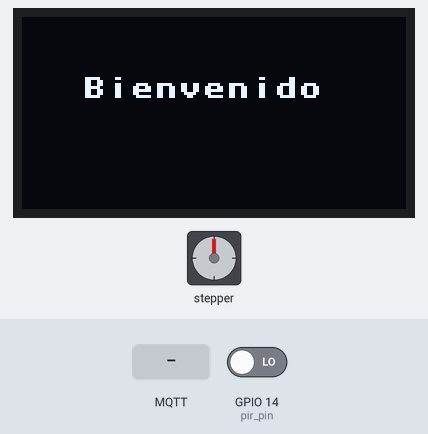
The program below on a simulated ESP32 board running MicroPython. Shown: 128×64 one-colour display, stepper motor. The inputs (shaded band) are chosen by the test bench; at power-on: GPIO 14 (pir_pin) LOW. WiFi joins after 1.5 s; no MQTT or app messages arrive unless stated; the stepper is drawn at 2048 steps a turn; what the program prints to the serial console is not drawn.

Above: at 2.9 s.
3.0 s: MQTT message "on" arrives on the first subscribed topic
4.5 s: GPIO 14 (pir_pin) driven HIGH
At 5.89 s:
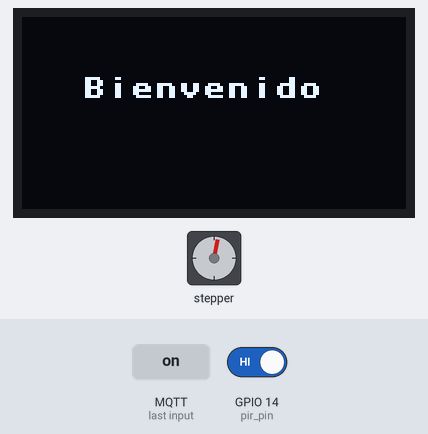
At 21.5 s:
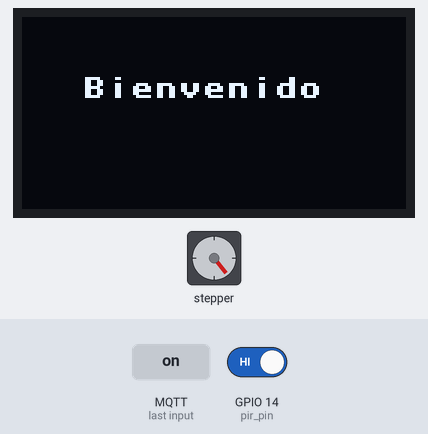
Timing chart, 0 to 22.1 s (numbered marks = the images above; inputs shaded):
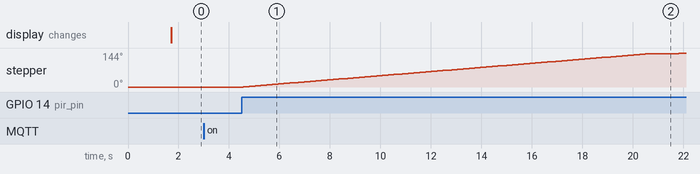

Measured:
- after the input at 3.0 s, every drawn part: stays the same
- after the input at 4.5 s, stepper: turns 141° clockwise in 16.0 s, then 3° clockwise in 0.23 s

The program:

mostrador_giratorio.py
```python
from machine import Pin, I2C
from ssd1306 import SSD1306_I2C
from time import sleep
import network
from umqtt.simple import MQTTClient

# Configura los pines para el motor paso a paso
IN1_PIN = 2
IN2_PIN = 4
IN3_PIN = 5
IN4_PIN = 18

motor_pins = [Pin(pin, Pin.OUT) for pin in (IN1_PIN, IN2_PIN, IN3_PIN, IN4_PIN)]

# Secuencia de pasos para el motor paso a paso (un ciclo completo)
STEPPER_SEQUENCE = [
    [1, 0, 0, 1],
    [1, 0, 0, 0],
    [1, 1, 0, 0],
    [0, 1, 0, 0],
    [0, 1, 1, 0],
    [0, 0, 1, 0],
    [0, 0, 1, 1],
    [0, 0, 0, 1]
]

# Inicializa el objeto PIR
pir_pin = Pin(14, Pin.IN)

# Configurar la red WiFi
SSID = "Angel"
PASSWORD = "12345678"

# Configurar el cliente MQTT
MQTT_BROKER = "192.168.43.27"  # Cambia por la dirección IP de tu broker MQTT
TOPIC_MOTOR = "motor"
TOPIC_CONTROL = "motor/control"

# Variable para controlar el estado del motor
motor_activado = False

# Configuración de la pantalla OLED
WIDTH = 128
HEIGHT = 64
i2c = I2C(0, scl=Pin(22), sda=Pin(21))  # Configura el bus I2C
oled = SSD1306_I2C(WIDTH, HEIGHT, i2c)

# Función para mostrar "Bienvenido" en la pantalla OLED
def mostrar_bienvenido():
    oled.fill(0)  # Borra la pantalla
    oled.text("Bienvenido", 20, 20)
    oled.show()

# Conectar a la red WiFi
def conectar_wifi():
    sta_if = network.WLAN(network.STA_IF)
    if not sta_if.isconnected():
        print("Conectando a la red WiFi...")
        sta_if.active(True)
        sta_if.connect(SSID, PASSWORD)
        while not sta_if.isconnected():
            pass
    print("Conexión WiFi establecida")

# Callback para manejar los mensajes recibidos en el topic de control
def control_callback(topic, msg):
    global motor_activado
    if msg == b"on":
        motor_activado = True
        print("Motor activado")
        client.publish(TOPIC_MOTOR, b"Motor activado")  # Enviar mensaje de activación al topic del motor
    elif msg == b"off":
        motor_activado = False
        print("Motor desactivado")

# Función para hacer girar el motor paso a paso en sentido horario
def forward_step(delay):
    for step in STEPPER_SEQUENCE:
        for pin, state in zip(motor_pins, step):
            pin.value(state)
        sleep(delay)

# Función para hacer girar el motor una vuelta completa en sentido horario
def rotate_stepper_motor(steps=200, delay=0.01):
    for _ in range(steps):
        forward_step(delay)

# Configurar el cliente MQTT y suscribirse al topic de control
conectar_wifi()
client = MQTTClient("esp32", MQTT_BROKER)
client.set_callback(control_callback)
client.connect()
client.subscribe(TOPIC_CONTROL)

# Mostrar "Bienvenido" en la pantalla OLED al iniciar
mostrar_bienvenido()

while True:
    # Revisar si hay mensajes nuevos
    client.check_msg()

    # Lee el valor del sensor PIR si el motor está activado
    if motor_activado:
        pir_value = pir_pin.value()

        # Si se detecta movimiento, gira el motor paso a paso
        if pir_value == 1:
            print("¡Movimiento detectado!")
            rotate_stepper_motor()  # Gira una vuelta completa
            sleep(1)  # Espera 1 segundo para evitar activaciones rápidas

    # Esperar un breve tiempo antes de revisar nuevamente
    sleep(0.1)
```
